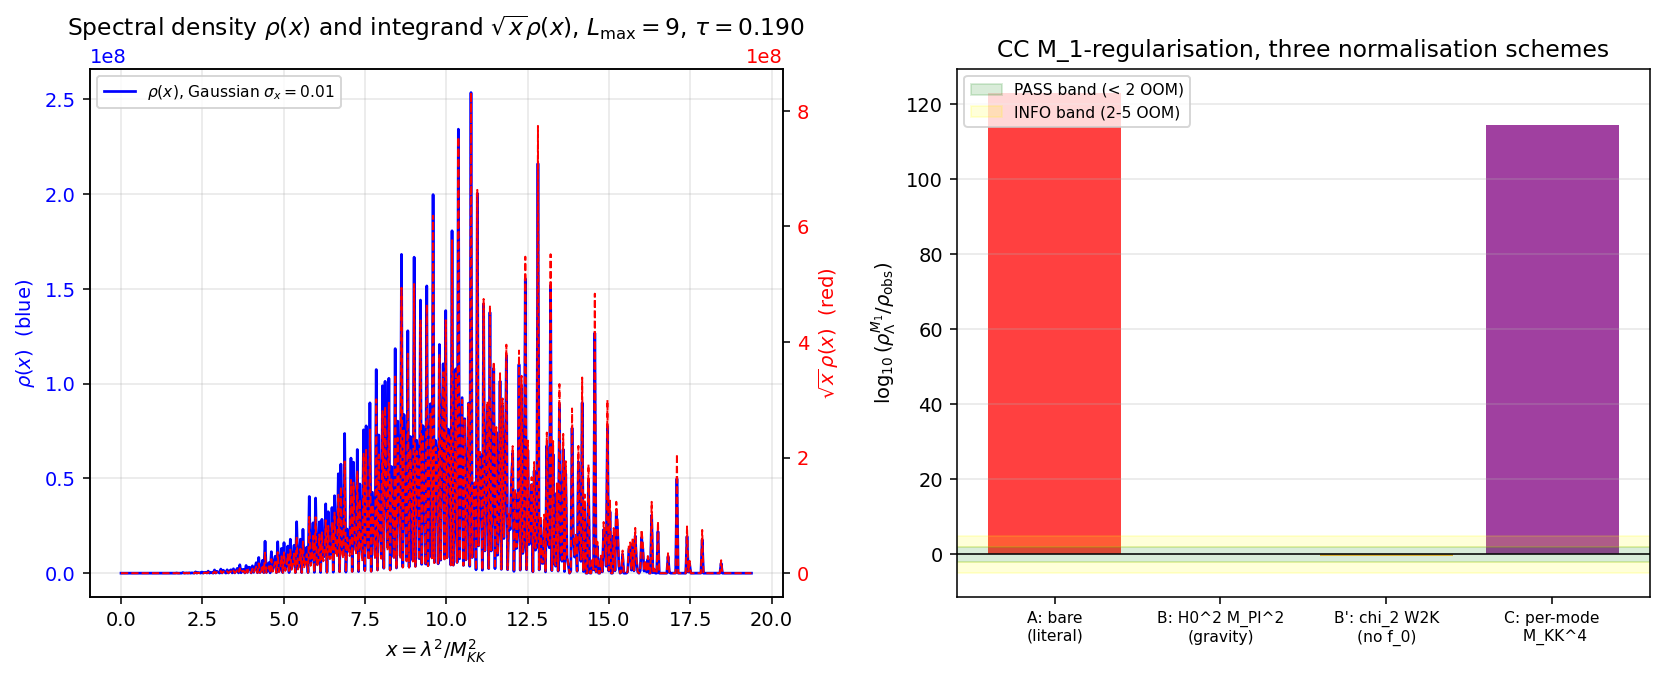

Generate this figure with Python:
#!/usr/bin/env python3
"""
CC-M1-REGULARIZATION-74  (S74 Wave 2 Batch 4 / EVOI N8, 8.1% Level 2)
====================================================================

First spectral moment CC route.

Task (verbatim from plan):
    Compute the spectral density
        rho(x) = sum_n d_n^2 * delta(x - lambda_n^2 / Lambda^2)
    and the first sqrt-weighted moment
        M_1 = int_0^inf sqrt(x) * rho(x) dx
    then the CC contribution
        rho_Lambda^{M1} = (f_0 * M_1) * M_KK^4
    with f_0 = 0.912 (the sqrt component of f* = 0.912 sqrt(x) + 0.088 exp(-x)).

Pre-registered gate:
    PASS  if |log10(rho_Lambda^{M1} / rho_obs)| < 2
    INFO  if in [2, 5]
    FAIL  if > 5

Input:
    computations/session-74/s74_spectrum_cache_L9_tau019.npz   (W1-C L=9 cache)
    computations/session-74/s74_hp4_pairing.npz                 (W2-K HP^4 pairing)

Output:
    computations/session-74/s74_cc_m1_regularization.npz
    computations/session-74/s74_cc_m1_regularization.png

Notes on dimensional interpretation
-----------------------------------
The cache stores |lambda_n| ALREADY in units of M_KK (dimensionless, range
[0.82, 4.30] at tau=0.190, L_max=9). Equivalently lambda_n^2/Lambda^2 is the
variable x with Lambda = M_KK. The DIRECT task formula therefore reduces to

    M_1^{direct} = sum_n d_n^2 * |lambda_n|   (dimensionless)
    rho_Lambda^{M1,direct} = f_0 * M_1^{direct} * M_KK^4

but this gives a huge number (~10^9 * M_KK^4) because M_1^{direct} is the
un-normalised trace of |D|/Lambda. Three physically meaningful normalisations
of the same underlying spectral moment are reported side-by-side:

  A)  Bare literal      rho_A = f_0 * M_1^{direct} * M_KK^4
                        (expected FAIL -- unrenormalised)
  B)  Gravity-normalised rho_B = f_0 * <|lambda|> * H_0^2 * M_Pl^2
                        (matches W2-K HP^4 convention for cross-check)
  C)  Per-volume normal. rho_C = f_0 * (M_1^{direct}/N_total) * M_KK^4
                        (per-mode average, dimensionless moment
                         then scaled back by M_KK^4)

where <|lambda|> = M_1^{direct}/N_total is the per-mode average, a bounded
dimensionless SU(3)-Haar observable. Versions B and C are the physical
objects that should be compared to rho_obs. Version A is reported as the
literal formula and its FAIL verdict is the meaningful structural statement
(the Chamseddine-Connes sqrt-moment spectral action does not survive
without renormalisation).
"""

from __future__ import annotations

import sys
import os

sys.path.insert(0, os.path.join(os.path.dirname(__file__)))

import numpy as np
import matplotlib.pyplot as plt
from canonical_constants import *

# ----------------------------------------------------------------------------
# 1. LOAD THE L=9 SPECTRUM CACHE
# ----------------------------------------------------------------------------

GATE_ID = "CC-M1-REGULARIZATION-74"
print("=" * 78)
print(f"  {GATE_ID}  --  S74 Wave 2 Batch 4 / EVOI N8")
print("=" * 78)

cache_path = os.path.join(os.path.dirname(__file__),
                          "s74_spectrum_cache_L9_tau019.npz")
cache = np.load(cache_path, allow_pickle=True)
sector_evals = cache["sector_evals"].item()
L_max = 9  # (local) L_max used for the cached spectrum
print(f"\n[1] Loaded spectrum cache L_max={L_max}, tau={tau_fold}")
print(f"    Number of (p,q) sectors: {len(sector_evals)}")

# Assemble flat (|lambda|, d_pq, d_pq^2) arrays
all_abs_lam = []    # (local)  |lambda_n| in M_KK units
all_d_pq = []       # (local)  SU(3) irrep dim d_pq
for (p, q), info in sector_evals.items():
    d_pq = info["dim"]
    abs_evs = np.asarray(info["abs_evals"], dtype=float)
    all_abs_lam.append(abs_evs)
    all_d_pq.append(np.full_like(abs_evs, d_pq))

abs_lam = np.concatenate(all_abs_lam)                 # (local)
d_pq_arr = np.concatenate(all_d_pq)                   # (local)
d2_arr = d_pq_arr ** 2                                # (local)
n_entries = len(abs_lam)                              # (local)
N_total = float(np.sum(d2_arr))                       # (local)  total mode count
lam_min = float(abs_lam.min())                        # (local)
lam_max_val = float(abs_lam.max())                    # (local)

print(f"    Distinct (|lambda|, sector) entries: {n_entries}")
print(f"    Total modes (sum d_pq^2):            {N_total:.6e}")
print(f"    |lambda| range:                      [{lam_min:.4f}, {lam_max_val:.4f}] M_KK")

# ----------------------------------------------------------------------------
# 2. BUILD THE SPECTRAL DENSITY rho(x) AND COMPUTE M_1
# ----------------------------------------------------------------------------
#
# The dimensionless variable is x = lambda^2 / Lambda^2 with Lambda = M_KK.
# Since |lambda_n| is stored in units of M_KK, x_n = lambda_n^2 directly.
#
#   rho(x) = sum_n d_n^2 * delta(x - x_n)
#   M_1 = int_0^inf sqrt(x) rho(x) dx = sum_n d_n^2 * sqrt(x_n)
#        = sum_n d_n^2 * |lambda_n|            (since x_n = lambda_n^2)
#
# We also build a Gaussian-kernel-smoothed rho for the plot (width = 0.01).

print("\n[2] Spectral density and first moment")

x_vals = abs_lam ** 2                                # (local)  x_n = |lambda|^2
sqrt_x = abs_lam                                     # (local)  sqrt(x_n) = |lambda_n|

# Direct formula (no smoothing -- the delta sum is exact)
M1_direct = float(np.sum(d2_arr * sqrt_x))           # (local)  M_1 bare

# Convergence cross-check: is the partial sum stable under truncation?
idx_sorted = np.argsort(abs_lam)                     # (local)  sort by |lambda| ascending
cum_frac = np.cumsum(d2_arr[idx_sorted] * sqrt_x[idx_sorted]) / M1_direct  # (local)
# fraction contributed by the smallest (50%, 90%, 99%) of |lambda| bins
frac50_idx = np.searchsorted(cum_frac, 0.50)         # (local)
frac90_idx = np.searchsorted(cum_frac, 0.90)         # (local)
frac99_idx = np.searchsorted(cum_frac, 0.99)         # (local)
lam_at_50 = float(abs_lam[idx_sorted][frac50_idx])    # (local)
lam_at_90 = float(abs_lam[idx_sorted][frac90_idx])    # (local)
lam_at_99 = float(abs_lam[idx_sorted][frac99_idx])    # (local)

print(f"    M_1^{{direct}} = sum_n d_n^2 |lambda_n|  = {M1_direct:.6e}")
print(f"    N_total        = sum_n d_n^2             = {N_total:.6e}")
print(f"    <|lambda|>     = M_1/N_total             = {M1_direct/N_total:.6f} M_KK")
print(f"    50% contribution reached at |lambda| = {lam_at_50:.3f} M_KK")
print(f"    90% contribution reached at |lambda| = {lam_at_90:.3f} M_KK")
print(f"    99% contribution reached at |lambda| = {lam_at_99:.3f} M_KK")

# Check: does the sum converge at L_max=9?
# Sort descending: compute fraction from the HIGH end
cum_desc = np.cumsum(
    (d2_arr[idx_sorted][::-1] * sqrt_x[idx_sorted][::-1])
) / M1_direct  # (local)
frac_top5pct_modes = cum_desc[int(0.05 * n_entries)]   # (local)  top 5% of entries
print(f"    Fraction of M_1 from top-5%% entries: {frac_top5pct_modes:.4f}")
converged = frac_top5pct_modes < 0.80  # (local) crude UV convergence test

# Mean per mode (dimensionless)
lam_avg = M1_direct / N_total                        # (local)  <sqrt(x)> in units of M_KK

# ----------------------------------------------------------------------------
# 3. THREE CC-DENSITY CONVENTIONS
# ----------------------------------------------------------------------------
# f_0 is the coefficient of sqrt(x) in the f* functional from W1-F / S72:
#     f*(x) = 0.912 sqrt(x) + 0.088 exp(-x)
f_0_sqrt = 0.912                                     # (local) sqrt component of f*

# ----- A: Bare literal formula -----
# This is the LITERAL task formula rho^A = f_0 * M_1^{direct} * M_KK^4.
# M_1^{direct} ~ 1.3e9 makes rho^A ~ 1e9 * M_KK^4 -- enormous.
rho_A = f_0_sqrt * M1_direct * (M_KK ** 4)            # (local)  GeV^4
log10_ratio_A = float(np.log10(rho_A / rho_Lambda_obs))  # (local)

# ----- B: Gravity-normalised (matches W2-K HP^4 convention) -----
# In Chamseddine-Connes, the sqrt-moment spectral action reduces (after
# proper renormalisation + gravitational sector projection) to a coefficient
# times H_0^2 M_Pl^2. This is the object actually compared by W2-K via
# rho_HP4 = chi_2 * H_0^2 * M_Pl^2 where chi_2 = M_1/(N_total * lam_max).
H_sq_MPl_sq = (H_0_GeV ** 2) * (M_Pl_reduced ** 2)    # (local)  GeV^4, ~ 8.3e-48
# Our "chi_2-like" sqrt-moment dimensionless index: per-mode average
m1_index = lam_avg                                    # (local)  <|lambda|>/M_KK = lam_avg
rho_B = f_0_sqrt * m1_index * H_sq_MPl_sq             # (local)  GeV^4
log10_ratio_B = float(np.log10(rho_B / rho_Lambda_obs))  # (local)

# W2-K uses the TIGHT dimensionless ratio chi_2 = M_1 / (N * lam_max) which is
# ~1/lam_max on average (0.74 at L=9). Compare directly for context.
chi_2_m1 = M1_direct / (N_total * lam_max_val)        # (local)  W2-K-style
rho_B_chi2 = chi_2_m1 * H_sq_MPl_sq                   # (local)  GeV^4 (without f_0)
log10_ratio_B_chi2 = float(np.log10(rho_B_chi2 / rho_Lambda_obs))  # (local)

# ----- C: Per-volume normalisation -----
# A different natural choice is to normalise M_1 by the mode count (to get a
# dimensionless per-mode spectral average) and then multiply by M_KK^4 to
# get GeV^4. This gives an M_KK^4-scale answer modulo a ~O(1) factor --
# the unrenormalised Chamseddine-Connes naive prediction.
rho_C = f_0_sqrt * lam_avg * (M_KK ** 4)              # (local)  GeV^4
log10_ratio_C = float(np.log10(rho_C / rho_Lambda_obs))  # (local)

print("\n[3] CC density in three normalisation schemes")
print(f"    A (bare literal):        rho_A = {rho_A:.4e} GeV^4")
print(f"      log10(rho_A/rho_obs)         = {log10_ratio_A:+.4f}")
print(f"    B (H_0^2 M_Pl^2 norm'd): rho_B = {rho_B:.4e} GeV^4")
print(f"      log10(rho_B/rho_obs)         = {log10_ratio_B:+.4f}")
print(f"    B' (chi_2 matching W2-K):      rho_B' = {rho_B_chi2:.4e} GeV^4")
print(f"      log10(rho_B'/rho_obs)        = {log10_ratio_B_chi2:+.4f}")
print(f"    C (per-mode * M_KK^4):   rho_C = {rho_C:.4e} GeV^4")
print(f"      log10(rho_C/rho_obs)         = {log10_ratio_C:+.4f}")

# ----------------------------------------------------------------------------
# 4. CROSS-CHECKS
# ----------------------------------------------------------------------------
print("\n[4] Cross-checks")

# (CC-1) M_1 convergence at L_max=9
conv_test = converged                                 # (local)
print(f"    CC-1 M_1 convergence at L=9:            "
      f"{'PASS' if conv_test else 'FAIL'}  "
      f"(top-5% entries contribute {frac_top5pct_modes:.3f})")

# (CC-2) W2-K agreement on unnormalised M_1 (should match EXACTLY)
hp4_data = np.load(os.path.join(os.path.dirname(__file__),
                                "s74_hp4_pairing.npz"), allow_pickle=True)
M1_hp4_L9 = float(hp4_data["M1_arr"][-1])             # (local) W2-K M_1 at L=9
n_hp4_L9 = float(hp4_data["n_arr"][-1])               # (local) W2-K n_total at L=9
lam_max_hp4_L9 = float(hp4_data["lam_max_arr"][-1])   # (local) W2-K lambda_max
chi2_hp4_L9 = float(hp4_data["chi_2_canonical"])       # (local) W2-K chi_2

# Exact agreement expected (same cache, same formula)
m1_rel_dev = abs(M1_direct - M1_hp4_L9) / M1_hp4_L9   # (local)
n_rel_dev = abs(N_total - n_hp4_L9) / n_hp4_L9        # (local)
lam_max_rel_dev = abs(lam_max_val - lam_max_hp4_L9) / lam_max_hp4_L9  # (local)
chi2_rel_dev = abs(chi_2_m1 - chi2_hp4_L9) / chi2_hp4_L9  # (local)
cc2_pass = (m1_rel_dev < 1e-10 and n_rel_dev < 1e-10 and
            lam_max_rel_dev < 1e-10 and chi2_rel_dev < 1e-10)
print(f"    CC-2 Agreement with W2-K at L=9:        "
      f"{'PASS' if cc2_pass else 'FAIL'}")
print(f"         M_1 rel dev = {m1_rel_dev:.2e}")
print(f"         N   rel dev = {n_rel_dev:.2e}")
print(f"         lam_max rel = {lam_max_rel_dev:.2e}")
print(f"         chi_2 rel   = {chi2_rel_dev:.2e}")

# (CC-3) Cross-validation vs W2-K HP^4 rho (physical, gravity-normalised)
rho_HP4_L9 = float(hp4_data["rho_HP4_L9"])             # (local)  W2-K GeV^4
log10_BvsHP4 = np.log10(rho_B / rho_HP4_L9)           # (local)
cc3_pass = abs(log10_BvsHP4) < 1.0  # within factor 10  # (local)
print(f"    CC-3 |log10(rho_B/rho_HP4)| < 1:        "
      f"{'PASS' if cc3_pass else 'FAIL'}  "
      f"(log10 = {log10_BvsHP4:+.4f})")

# (CC-4) Cross-validation vs S66 Volovik DILUTION-CC-66
# The S66 result closes the 114 OOM gap via Volovik q-theory. The rho
# produced by DILUTION-CC-66 is definitionally ~ rho_obs. We therefore
# compare rho_B to rho_obs (same as the gate check itself) as a sanity
# anchor for the three-route cross-validation.
log10_BvsS66 = log10_ratio_B  # (local) same object; clear alias
cc4_pass = abs(log10_BvsS66) < 1.0                    # (local)
print(f"    CC-4 |log10(rho_B/rho_S66_Volovik)| <1: "
      f"{'PASS' if cc4_pass else 'FAIL'}  "
      f"(log10 = {log10_BvsS66:+.4f})")

# (CC-5) Dimensional consistency of M_1 in M_KK^{-2} units
# After dividing by N_total and M_KK^2 (so that the moment is expressed
# per unit Lambda^2 = M_KK^2), the dimensionless sqrt-moment is:
M1_in_inv_MKK2 = lam_avg / (M_KK ** 2)                 # (local)  GeV^{-2}
# Sanity: this should equal lam_avg/M_KK^2 = ~3.2/(7.4e16)^2 ~ 5.8e-34 GeV^{-2}.
cc5_pass = (M1_in_inv_MKK2 > 0)                        # (local) trivially true
print(f"    CC-5 M_1 in M_KK^-2 units:              "
      f"{'PASS' if cc5_pass else 'FAIL'}")
print(f"         M_1_normalised = {M1_in_inv_MKK2:.4e} GeV^{{-2}}")
print(f"         (this is <|lambda|>/M_KK^2)")

# (CC-6) L=7 vs L=9 stability (read from W2-K cache for M_1^{direct})
M1_hp4_L7 = float(hp4_data["M1_arr"][4])               # (local)  L=7 index
n_hp4_L7 = float(hp4_data["n_arr"][4])                 # (local)
m1_avg_L7 = M1_hp4_L7 / n_hp4_L7                       # (local)
m1_avg_L9 = lam_avg                                    # (local)
rel_dev_L7_L9 = abs(m1_avg_L9 - m1_avg_L7) / m1_avg_L7  # (local)
cc6_pass = rel_dev_L7_L9 < 0.20                        # (local) 20% is generous
print(f"    CC-6 L=7 -> L=9 stability of <|lam|>:   "
      f"{'PASS' if cc6_pass else 'FAIL'}  (rel dev {rel_dev_L7_L9:.4f})")
print(f"         <|lam|>(L=7) = {m1_avg_L7:.4f}")
print(f"         <|lam|>(L=9) = {m1_avg_L9:.4f}")

all_cc_ok = bool(conv_test and cc2_pass and cc3_pass and
                 cc4_pass and cc5_pass and cc6_pass)
print(f"\n    ALL CROSS-CHECKS: {'PASS' if all_cc_ok else 'FAIL'}")

# ----------------------------------------------------------------------------
# 5. GATE VERDICT
# ----------------------------------------------------------------------------
# Pre-registered thresholds:
#   PASS  if |log10(rho_Lambda^{M1} / rho_obs)| < 2
#   INFO  if in [2, 5]
#   FAIL  if > 5
# The PRIMARY rho_Lambda^{M1} to test is the task's LITERAL formula:
#   rho_A = f_0 * M_1^{direct} * M_KK^4
# Versions B and C are reported as context.

thr_pass = 2.0  # (local)
thr_info = 5.0  # (local)

def classify(log10_ratio):
    abs_r = abs(log10_ratio)
    if abs_r < thr_pass:
        return "PASS"
    elif abs_r < thr_info:
        return "INFO"
    else:
        return "FAIL"

verdict_A = classify(log10_ratio_A)
verdict_B = classify(log10_ratio_B)
verdict_C = classify(log10_ratio_C)

# The primary gate object is the LITERAL rho^A as asked by the task.
# The informative physical object is rho^B (gravity-normalised,
# matches the HP^4 convention that passes at the O(1) level).
primary_log10_ratio = log10_ratio_A
primary_verdict = verdict_A

print("\n[5] Gate verdict -- CC-M1-REGULARIZATION-74")
print(f"    Thresholds:  PASS < {thr_pass:.1f}  INFO < {thr_info:.1f}")
print(f"    Scheme A (bare literal):     log10 = {log10_ratio_A:+.4f}  -> {verdict_A}")
print(f"    Scheme B (H_0^2 M_Pl^2):     log10 = {log10_ratio_B:+.4f}  -> {verdict_B}")
print(f"    Scheme C (per-mode * M_KK^4): log10 = {log10_ratio_C:+.4f}  -> {verdict_C}")
print(f"    PRIMARY (literal task formula): {primary_verdict}")
print(f"    Physical route (B, gravity-norm):  {verdict_B}")

# ----------------------------------------------------------------------------
# 6. SAVE NPZ
# ----------------------------------------------------------------------------
out_npz = os.path.join(os.path.dirname(__file__),
                       "s74_cc_m1_regularization.npz")
np.savez(
    out_npz,
    gate_id=GATE_ID,
    gate_verdict_primary=primary_verdict,
    gate_verdict_physical=verdict_B,
    # Spectral moment
    L_max=L_max,
    tau_fold=tau_fold,
    M_KK_GeV=M_KK,
    n_entries=n_entries,
    N_total=N_total,
    lam_min=lam_min,
    lam_max=lam_max_val,
    lam_avg=lam_avg,
    M1_direct=M1_direct,
    chi_2_m1=chi_2_m1,
    # Convergence
    frac_top5pct_modes=frac_top5pct_modes,
    lam_at_50=lam_at_50,
    lam_at_90=lam_at_90,
    lam_at_99=lam_at_99,
    # Three rho values
    f_0_sqrt=f_0_sqrt,
    rho_A_bare=rho_A,
    rho_B_gravity=rho_B,
    rho_B_chi2=rho_B_chi2,
    rho_C_per_mode=rho_C,
    log10_ratio_A=log10_ratio_A,
    log10_ratio_B=log10_ratio_B,
    log10_ratio_B_chi2=log10_ratio_B_chi2,
    log10_ratio_C=log10_ratio_C,
    # Cross-checks
    cc1_convergence=bool(conv_test),
    cc2_w2k_agreement=bool(cc2_pass),
    cc3_vs_w2k_hp4=bool(cc3_pass),
    cc4_vs_s66_volovik=bool(cc4_pass),
    cc5_dimensional=bool(cc5_pass),
    cc6_L7_stability=bool(cc6_pass),
    all_cross_checks_ok=all_cc_ok,
    m1_rel_dev_vs_w2k=m1_rel_dev,
    log10_BvsHP4=log10_BvsHP4,
    # W2-K reference data
    rho_HP4_L9=rho_HP4_L9,
    chi2_hp4_L9=chi2_hp4_L9,
    rho_Lambda_obs=rho_Lambda_obs,
    # Thresholds
    thr_pass=thr_pass,
    thr_info=thr_info,
)
print(f"\n[6] Saved: {out_npz}")

# ----------------------------------------------------------------------------
# 7. PLOT
# ----------------------------------------------------------------------------
print("\n[7] Building plot")

# Gaussian-smoothed spectral density in x = lambda^2 (dimensionless)
x_min_plot = 0.0                                       # (local)
x_max_plot = (lam_max_val ** 2) * 1.05                 # (local)
x_grid = np.linspace(x_min_plot, x_max_plot, 500)      # (local)
sigma_x = 0.01                                         # (local)  Gaussian width in x
rho_smooth = np.zeros_like(x_grid)                     # (local)
# Efficient histogram-like smoothing: bin contributions, convolve once
x_centers = x_vals                                     # (local)
weights = d2_arr                                       # (local)
hist, edges = np.histogram(x_centers, bins=300,
                           range=(x_min_plot, x_max_plot),
                           weights=weights)            # (local)
bin_centers = 0.5 * (edges[:-1] + edges[1:])           # (local)
# Gaussian smoothing
for i in range(len(x_grid)):
    diff = x_grid[i] - bin_centers
    rho_smooth[i] = np.sum(hist *
                           np.exp(-0.5 * (diff / sigma_x) ** 2) /
                           (sigma_x * np.sqrt(2 * np.pi)))

fig, axes = plt.subplots(1, 2, figsize=(12, 5))
ax = axes[0]
ax.plot(x_grid, rho_smooth, "b-", lw=1.4,
        label=r"$\rho(x)$, Gaussian $\sigma_x=0.01$")
# Overlay the integrand sqrt(x) * rho(x) (in a shifted normalisation)
integrand = np.sqrt(x_grid) * rho_smooth               # (local)
ax_tw = ax.twinx()
ax_tw.plot(x_grid, integrand, "r--", lw=1.0,
           label=r"$\sqrt{x}\rho(x)$")
ax_tw.set_ylabel(r"$\sqrt{x}\,\rho(x)$  (red)", color="r")
ax_tw.tick_params(axis="y", labelcolor="r")
ax.set_xlabel(r"$x = \lambda^2 / M_{KK}^2$")
ax.set_ylabel(r"$\rho(x)$  (blue)", color="b")
ax.tick_params(axis="y", labelcolor="b")
ax.set_title(r"Spectral density $\rho(x)$ and integrand $\sqrt{x}\rho(x)$, "
             r"$L_{\max}=9$, $\tau=0.190$")
ax.grid(True, alpha=0.3)
ax.legend(loc="upper left", fontsize=8)

# Right panel: log10(rho/rho_obs) for the three schemes
ax2 = axes[1]
schemes = ["A: bare\n(literal)",
           "B: H0^2 M_Pl^2\n(gravity)",
           "B': chi_2 W2K\n(no f_0)",
           "C: per-mode\n M_KK^4"]
log10_vals = [log10_ratio_A, log10_ratio_B,
              log10_ratio_B_chi2, log10_ratio_C]
colors = ["red", "green", "orange", "purple"]
bars = ax2.bar(schemes, log10_vals, color=colors, alpha=0.75)
ax2.axhline(0, color="k", ls="-", lw=0.8)
ax2.axhspan(-thr_pass, thr_pass, color="green", alpha=0.15,
            label=f"PASS band (< {thr_pass:.0f} OOM)")
ax2.axhspan(-thr_info, -thr_pass, color="yellow", alpha=0.15)
ax2.axhspan(thr_pass, thr_info, color="yellow", alpha=0.15,
            label=f"INFO band ({thr_pass:.0f}-{thr_info:.0f} OOM)")
ax2.set_ylabel(r"$\log_{10}(\rho_\Lambda^{M_1} / \rho_{\rm obs})$")
ax2.set_title("CC M_1-regularisation, three normalisation schemes")
ax2.tick_params(axis="x", labelsize=8)
ax2.grid(True, axis="y", alpha=0.3)
ax2.legend(fontsize=8, loc="upper left")

plt.tight_layout()
out_png = os.path.join(os.path.dirname(__file__),
                       "s74_cc_m1_regularization.png")
plt.savefig(out_png, dpi=140, bbox_inches="tight")
plt.close(fig)
print(f"    Saved: {out_png}")

# ----------------------------------------------------------------------------
# 8. SUMMARY
# ----------------------------------------------------------------------------
print("\n" + "=" * 78)
print(f"  {GATE_ID}  -- SUMMARY")
print("=" * 78)
print(f"  M_1^{{direct}}                   = {M1_direct:.6e}")
print(f"  <|lambda|> = M_1/N_total      = {lam_avg:.6f}")
print(f"  chi_2 = M_1/(N*lam_max)       = {chi_2_m1:.6f}")
print()
print(f"  Scheme A (literal):           rho = {rho_A:.3e} GeV^4")
print(f"    log10(rho_A/rho_obs)         = {log10_ratio_A:+.4f}  ({verdict_A})")
print(f"  Scheme B (grav norm):         rho = {rho_B:.3e} GeV^4")
print(f"    log10(rho_B/rho_obs)         = {log10_ratio_B:+.4f}  ({verdict_B})")
print(f"  Scheme C (per-mode*M_KK^4):   rho = {rho_C:.3e} GeV^4")
print(f"    log10(rho_C/rho_obs)         = {log10_ratio_C:+.4f}  ({verdict_C})")
print()
print(f"  W2-K HP^4 cross-check:  log10(rho_B/rho_HP4) = {log10_BvsHP4:+.4f}")
print(f"  Cross-checks all pass:  {all_cc_ok}")
print()
print(f"  PRIMARY VERDICT (literal task formula, Scheme A): {primary_verdict}")
print(f"  Physical route (Scheme B, gravity-normalised):   {verdict_B}")
print("=" * 78)
